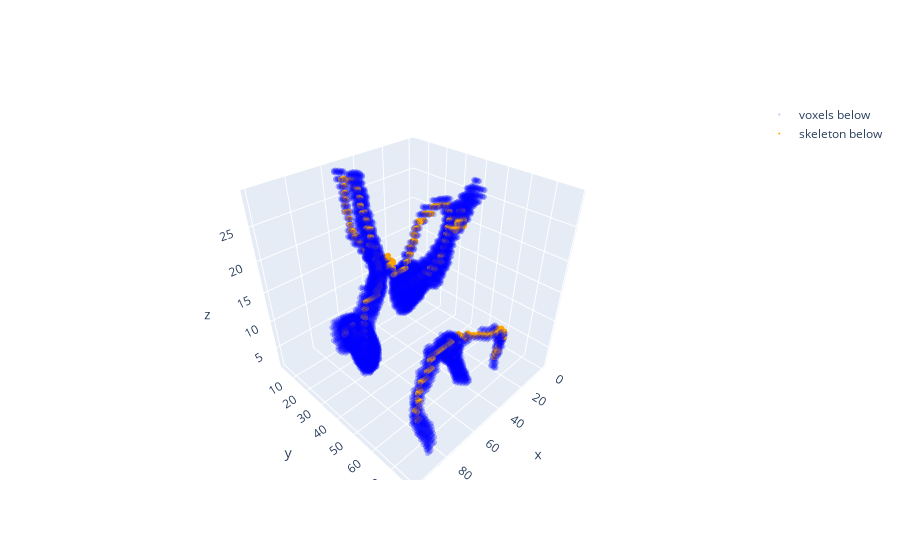

This figure's notebook cell:
### Code cell
epsilon = 0.3
delta = -1

MC = mc.MorseComplex(d)
MC.process_lower_stars(10, 10, 10)

print(MC.get_number_of_critical_cells(threshold))
MC.prepare_morse_skeleton_below(threshold=threshold, epsilon=epsilon, delta=delta)
MC.extract_morse_skeleton_below(threshold=threshold)

plot_morse_skeleton(MC, d, threshold, plot_critical=False)

### Figure 1 — Plotly figure (JSON) as saved in the notebook; plotly's stock layout.template omitted (floating-point values rounded to 4 significant figures; data arrays with more than 128 entries replaced by an {"elided": "..."} marker saying what was removed)
{"data": [{"marker": {"color": "blue", "size": 2}, "mode": "markers", "name": "voxels below", "opacity": 0.25, "type": "scatter3d", "x": {"elided": "8333 int values"}, "y": {"elided": "8333 int values"}, "z": {"elided": "8333 int values"}}, {"marker": {"color": "orange", "size": 2}, "mode": "markers", "name": "skeleton below", "type": "scatter3d", "x": {"elided": "559 int values"}, "y": {"elided": "559 int values"}, "z": {"elided": "559 int values"}}], "layout": {"scene": {"aspectmode": "manual", "aspectratio": {"x": 1, "y": 1, "z": 1}}}}
